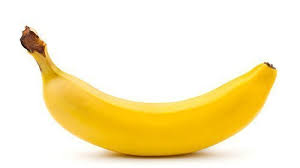
#> input picture module_4/supplier_data/images/banana.jpg, 300 x 168 px; its folder holds 4 pictures in this run
$ python changeImage.py
#> lines starting #> are read from the running program, lines starting #| are printed output that depends on the picture
#!/usr/bin/env python3
from PIL import Image
import os

current_path = os.path.dirname(os.path.abspath(__file__))
image_path = os.path.join(current_path, 'images')
image_path_new = os.path.join(current_path, 'images_new')

for f in os.listdir(image_path):
    if f.endswith('.jpg'):
        im = Image.open(os.path.join(image_path, f)).convert('RGB')
#> im is the input picture: PIL image 300x168 RGB; mean R, G, B 249.4, 235.7, 193.4
        # resize the image to 600x400 pixels
        im = im.resize((600, 400))
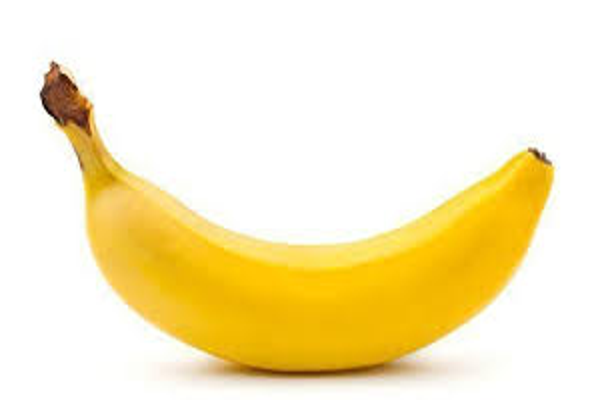
#> im: PIL image 600x400 RGB; mean R, G, B 249.4, 235.7, 193.4
        # save the image in the new directory
        try:
            os.makedirs(image_path_new)
        except FileExistsError:
            pass
        im.save(os.path.join(image_path_new, f))
        # print the image name
        print(f'Image {f} has been resized and saved to {image_path_new}')
#> pass 2 of the loop `for f in os.listdir(image_path):`:
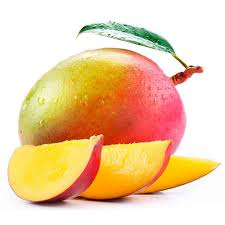
#> input picture module_4/supplier_data/images/mango.jpg, 225 x 225 px
#> im is the input picture: PIL image 225x225 RGB; mean R, G, B 238.9, 206.2, 166.6
#> `im = im.resize((600, 400))`:
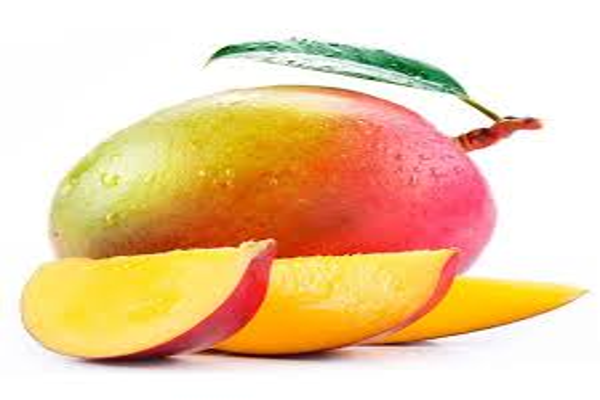
#> im: PIL image 600x400 RGB; mean R, G, B 238.8, 206.1, 166.6
#> pass 3 of the loop `for f in os.listdir(image_path):`:
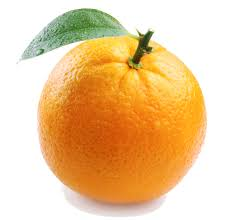
#> input picture module_4/supplier_data/images/orange.jpg, 229 x 220 px
#> im is the input picture: PIL image 229x220 RGB; mean R, G, B 236.2, 200.5, 153.1
#> `im = im.resize((600, 400))`:
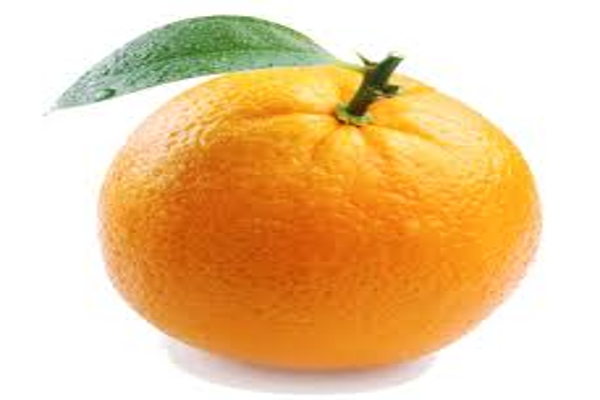
#> im: PIL image 600x400 RGB; mean R, G, B 236.2, 200.5, 153.1
#> the loop made 4 passes; the first 3 are shown
